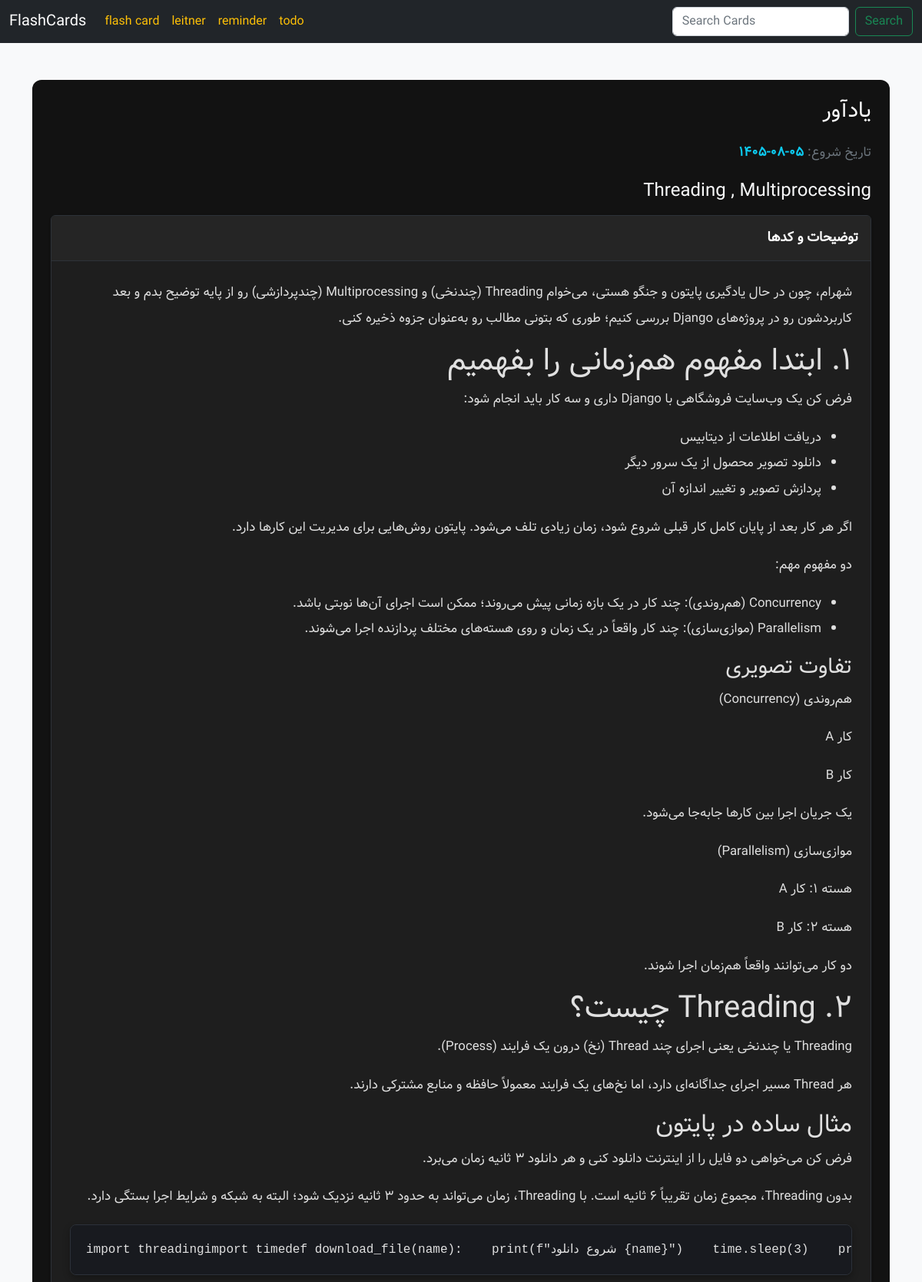
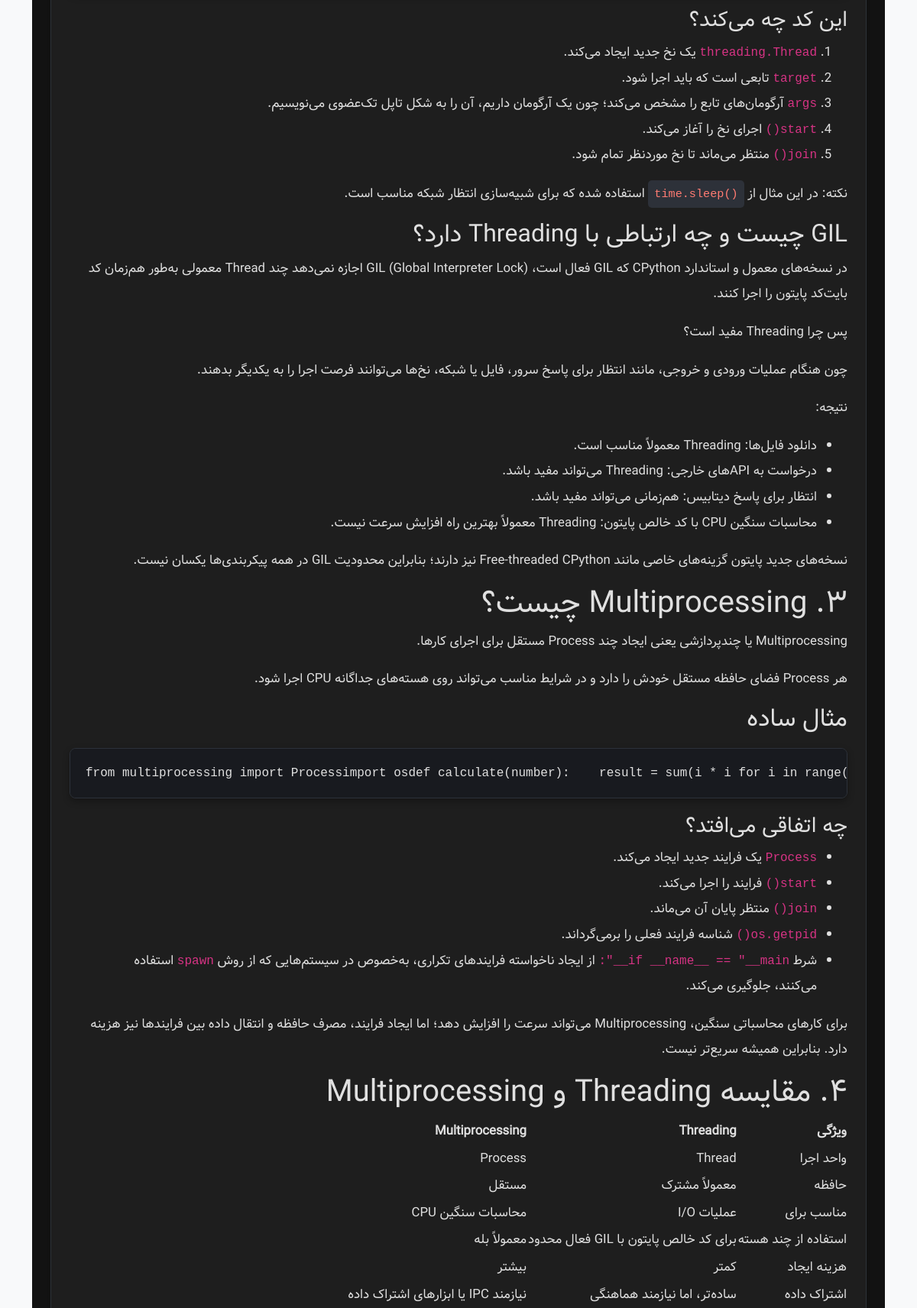
The app's page /reminder/26/ (upper part) with its own data (2 pictures, top to bottom).
### reminder_date/models.py (models this page shows, shortened)
class Reminder(models.Model):
    title = models.CharField(max_length=512)
    start_day = models.DateField(default=timezone.localdate)
    one = models.BooleanField(default=False)
    two = models.BooleanField(default=False)
    seven = models.BooleanField(default=False)
    month = models.BooleanField(default=False)
    year = models.BooleanField(default=False)
    description = models.TextField(blank=True, null=True)

### reminder_date/views.py (the view, shortened to what this page needs)
# urls.py: path('<int:pk>/', ReminderDetailsView.as_view(), name='remind_detail'),
class ReminderDetailsView(View):
    form_class = ReminderForm
    def get(self, request, pk):
        reminder = get_object_or_404(Reminder, pk=pk)
        form = self.form_class(instance=reminder)
        return render(
            request,
            "reminder_date/reminderdetails.html",
            {"reminder": reminder, "form": form},
        )

### reminder_date/templatetags/markdown_extras.py (called while the page is built)
@register.filter(name='markdown')
def markdown_format(text):
    if not text:
        return ""
    return markdown.markdown(
        text,
        extensions=[
            'fenced_code',  # پشتیبانی از
            'tables',       # پشتیبانی از جدول
            'nl2br'         # تبدیل اینتر به خط جدید
        ]
    )

### todo/templatetags/jalali_filters.py (called while the page is built)
def gregorian_to_jalali(gy, gm, gd):
    g_d_m = [0, 31, 59, 90, 120, 151, 181, 212, 243, 273, 304, 334]
    if gy > 1600:
        jy = 979
        gy -= 1600
    else:
        jy = 0
        gy -= 621
    gy2 = gy + 1 if gm > 2 else gy
    days = (
        365 * gy
        + (gy2 + 3) // 4
        - (gy2 + 99) // 100
        + (gy2 + 399) // 400
        - 80
        + gd
        + g_d_m[gm - 1]
    )
    jy += 33 * (days // 12053)
    days %= 12053
    jy += 4 * (days // 1461)
    days %= 1461
    if days > 365:
        jy += (days - 1) // 365
        days = (days - 1) % 365
    jm = 1 + (days // 31) if days < 186 else 7 + ((days - 186) // 30)
    jd = 1 + (days % 31) if days < 186 else 1 + ((days - 186) % 30)
    return jy, jm, jd

@register.filter
def to_jalali(value):
    if not value:
        return ""
    try:
        jy, jm, jd = gregorian_to_jalali(value.year, value.month, value.day)
        jalali = f"{jy:04d}-{jm:02d}-{jd:02d}"
        return jalali.translate(EN_TO_FA_DIGITS)
    except Exception:
        return value

### reminder_date/templates/reminder_date/reminderdetails.html (shortened to what this page needs)
{% extends 'base.html' %}
{% load jalali_filters %}
{% load markdown_extras %}
{% block content %}
<div dir="rtl" class="dark-theme-wrapper p-3 my-2 p-md-4">
  <link rel="stylesheet" href="https://cdnjs.cloudflare.com/ajax/libs/highlight.js/11.9.0/styles/atom-one-dark.min.css">
  <p class="h3 mb-4 text-white">یادآور</p>
  <p class="text-secondary">تاریخ شروع: <span dir="ltr" class="text-info fw-bold">{{ reminder.start_day|to_jalali }}</span></p>
  <div class="container mt-4 px-0">
    <h4 class="mb-3 text-light">{{ reminder.title }}</h4>
    {% if reminder.description %}
    <div class="card mb-4 shadow-sm">
      <div class="card-header py-3">
        <strong>توضیحات و کدها</strong>
      </div>
      <div class="card-body p-4">
        <div class="note-content">
          {{ reminder.description|markdown|safe }}
        </div>
      </div>
    </div>
    {% else %}
    <p class="text-secondary">توضیحی ثبت نشده است</p>
    {% endif %}
  </div>
</div>
{% endblock %}

### reminder_date/templates/reminder_date/reminderdetails.html (style rules this page uses)
.dark-theme-wrapper { background-color: #121212; color: #e0e0e0; border-radius: 12px; font-size: 1.05rem; }
.dark-theme-wrapper .card { background-color: #1e1e1e; border: 1px solid #2d3238; color: #e0e0e0; }
.dark-theme-wrapper .card-header { background-color: #252525; border-bottom: 1px solid #2d3238; color: #ffffff; font-size: 1.1rem; }
.note-content { direction: rtl; text-align: right; font-size: 1.05rem; line-height: 2; }
.note-content p { direction: auto; text-align: start; margin-bottom: 1rem; }
.note-content pre { direction: ltr !important; text-align: left !important; background-color: #181a1f !important; border-radius: 8px; padding: 16px 20px; margin: 1.2rem 0; overflow-x: auto; border: 1px solid #2c313a; box-shadow: 0 4px 10px rgba(0, 0, 0, 0.3); }
.note-content code { font-family: 'Consolas', 'Fira Code', 'Courier New', monospace; font-size: 1rem; }
.note-content p code { background-color: #2d3139; color: #ff7b72; padding: 3px 8px; border-radius: 5px; direction: ltr; display: inline-block; font-size: 0.95rem; }

### records on screen
Reminder: start_day|to_jalali "۱۴۰۵-۰۸-۰۵", title "Threading , Multiprocessing", description "شهرام، چون در حال یادگیری پایتون و جنگو هستی، می‌خوام Threading (چندنخی) و Multiprocessing (چندپردازشی) رو از پایه توضیح بدم و بعد کاربردشون رو در پروژه‌های Django بررسی کنیم؛ طوری که بتونی مطالب رو به‌عنوان جزوه ذخیره کنی. ۱. ابتدا مفهوم هم‌زمانی را بفهمیم فرض کن یک وب‌سایت فروشگاهی با Django داری و سه کار باید انجام شود: دریافت اطلاعات از دیتابیس دانلود تصویر محصول از یک سرور دیگر پردازش تصویر و تغییر اندازه آن اگر هر کار بعد از پایان کامل کار قبلی شروع شود، زمان زیادی تلف می‌شود. پایتون روش‌هایی برای مدیریت این کارها دارد. دو مفهوم مهم: Concurrency (هم‌روندی): چند کار در یک بازه زمانی پیش می‌روند؛ ممکن است اجرای آن‌ها نوبتی باشد. Parallelism (موازی‌سازی): چند کار واقعاً در یک زمان و روی…"
